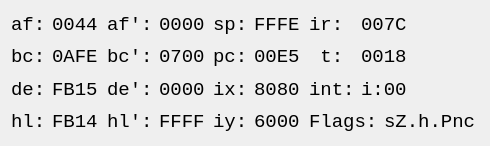
<?xml version="1.0" encoding="UTF-8"?>
<ui version="4.0">
 <class>RegistersWidget</class>
 <widget class="QWidget" name="RegistersWidget">
  <property name="geometry">
   <rect>
    <x>0</x>
    <y>0</y>
    <width>490</width>
    <height>146</height>
   </rect>
  </property>
  <property name="minimumSize">
   <size>
    <width>480</width>
    <height>146</height>
   </size>
  </property>
  <property name="font">
   <font>
    <family>Consolas</family>
    <pointsize>14</pointsize>
   </font>
  </property>
  <property name="windowTitle">
   <string>Form</string>
  </property>
  <layout class="QVBoxLayout" name="verticalLayout_2">
   <item>
    <layout class="QHBoxLayout" name="horizontalLayout">
     <item>
      <layout class="QVBoxLayout" name="verticalLayout">
       <item>
        <layout class="QHBoxLayout" name="horizontalLayout_2">
         <item>
          <widget class="QLabel" name="label_18">
           <property name="text">
            <string>af:</string>
           </property>
          </widget>
         </item>
         <item>
          <widget class="QLabel" name="valAF">
           <property name="text">
            <string>0044</string>
           </property>
          </widget>
         </item>
         <item>
          <spacer name="horizontalSpacer_7">
           <property name="orientation">
            <enum>Qt::Horizontal</enum>
           </property>
           <property name="sizeHint" stdset="0">
            <size>
             <width>40</width>
             <height>20</height>
            </size>
           </property>
          </spacer>
         </item>
        </layout>
       </item>
       <item>
        <layout class="QHBoxLayout" name="horizontalLayout_7">
         <item>
          <widget class="QLabel" name="label_20">
           <property name="text">
            <string>bc:</string>
           </property>
          </widget>
         </item>
         <item>
          <widget class="QLabel" name="valBC">
           <property name="text">
            <string>0AFE</string>
           </property>
          </widget>
         </item>
         <item>
          <spacer name="horizontalSpacer_8">
           <property name="orientation">
            <enum>Qt::Horizontal</enum>
           </property>
           <property name="sizeHint" stdset="0">
            <size>
             <width>40</width>
             <height>20</height>
            </size>
           </property>
          </spacer>
         </item>
        </layout>
       </item>
       <item>
        <layout class="QHBoxLayout" name="horizontalLayout_8">
         <item>
          <widget class="QLabel" name="label_34">
           <property name="text">
            <string>de:</string>
           </property>
          </widget>
         </item>
         <item>
          <widget class="QLabel" name="valDE">
           <property name="text">
            <string>FB15</string>
           </property>
          </widget>
         </item>
         <item>
          <spacer name="horizontalSpacer_9">
           <property name="orientation">
            <enum>Qt::Horizontal</enum>
           </property>
           <property name="sizeHint" stdset="0">
            <size>
             <width>40</width>
             <height>20</height>
            </size>
           </property>
          </spacer>
         </item>
        </layout>
       </item>
       <item>
        <layout class="QHBoxLayout" name="horizontalLayout_9">
         <item>
          <widget class="QLabel" name="label_36">
           <property name="text">
            <string>hl:</string>
           </property>
          </widget>
         </item>
         <item>
          <widget class="QLabel" name="valHL">
           <property name="text">
            <string>FB14</string>
           </property>
          </widget>
         </item>
         <item>
          <spacer name="horizontalSpacer_10">
           <property name="orientation">
            <enum>Qt::Horizontal</enum>
           </property>
           <property name="sizeHint" stdset="0">
            <size>
             <width>40</width>
             <height>20</height>
            </size>
           </property>
          </spacer>
         </item>
        </layout>
       </item>
      </layout>
     </item>
     <item>
      <layout class="QVBoxLayout" name="verticalLayout_3">
       <item>
        <layout class="QHBoxLayout" name="horizontalLayout_10">
         <item>
          <widget class="QLabel" name="label_21">
           <property name="text">
            <string>af':</string>
           </property>
          </widget>
         </item>
         <item>
          <widget class="QLabel" name="valAF1">
           <property name="text">
            <string>0000</string>
           </property>
          </widget>
         </item>
         <item>
          <spacer name="horizontalSpacer_11">
           <property name="orientation">
            <enum>Qt::Horizontal</enum>
           </property>
           <property name="sizeHint" stdset="0">
            <size>
             <width>40</width>
             <height>20</height>
            </size>
           </property>
          </spacer>
         </item>
        </layout>
       </item>
       <item>
        <layout class="QHBoxLayout" name="horizontalLayout_11">
         <item>
          <widget class="QLabel" name="label_23">
           <property name="text">
            <string>bc':</string>
           </property>
          </widget>
         </item>
         <item>
          <widget class="QLabel" name="valBC1">
           <property name="text">
            <string>0700</string>
           </property>
          </widget>
         </item>
         <item>
          <spacer name="horizontalSpacer_12">
           <property name="orientation">
            <enum>Qt::Horizontal</enum>
           </property>
           <property name="sizeHint" stdset="0">
            <size>
             <width>40</width>
             <height>20</height>
            </size>
           </property>
          </spacer>
         </item>
        </layout>
       </item>
       <item>
        <layout class="QHBoxLayout" name="horizontalLayout_12">
         <item>
          <widget class="QLabel" name="label_38">
           <property name="text">
            <string>de':</string>
           </property>
          </widget>
         </item>
         <item>
          <widget class="QLabel" name="valDE1">
           <property name="text">
            <string>0000</string>
           </property>
          </widget>
         </item>
         <item>
          <spacer name="horizontalSpacer_13">
           <property name="orientation">
            <enum>Qt::Horizontal</enum>
           </property>
           <property name="sizeHint" stdset="0">
            <size>
             <width>40</width>
             <height>20</height>
            </size>
           </property>
          </spacer>
         </item>
        </layout>
       </item>
       <item>
        <layout class="QHBoxLayout" name="horizontalLayout_13">
         <item>
          <widget class="QLabel" name="label_40">
           <property name="text">
            <string>hl':</string>
           </property>
          </widget>
         </item>
         <item>
          <widget class="QLabel" name="valHL1">
           <property name="text">
            <string>FFFF</string>
           </property>
          </widget>
         </item>
         <item>
          <spacer name="horizontalSpacer_14">
           <property name="orientation">
            <enum>Qt::Horizontal</enum>
           </property>
           <property name="sizeHint" stdset="0">
            <size>
             <width>40</width>
             <height>20</height>
            </size>
           </property>
          </spacer>
         </item>
        </layout>
       </item>
      </layout>
     </item>
     <item>
      <layout class="QVBoxLayout" name="verticalLayout_4">
       <item>
        <layout class="QHBoxLayout" name="horizontalLayout_14">
         <item>
          <widget class="QLabel" name="label_25">
           <property name="text">
            <string>sp:</string>
           </property>
          </widget>
         </item>
         <item>
          <widget class="QLabel" name="valSP">
           <property name="text">
            <string>FFFE</string>
           </property>
          </widget>
         </item>
         <item>
          <spacer name="horizontalSpacer_15">
           <property name="orientation">
            <enum>Qt::Horizontal</enum>
           </property>
           <property name="sizeHint" stdset="0">
            <size>
             <width>40</width>
             <height>20</height>
            </size>
           </property>
          </spacer>
         </item>
        </layout>
       </item>
       <item>
        <layout class="QHBoxLayout" name="horizontalLayout_15">
         <item>
          <widget class="QLabel" name="label_28">
           <property name="text">
            <string>pc:</string>
           </property>
          </widget>
         </item>
         <item>
          <widget class="QLabel" name="valPC">
           <property name="text">
            <string>00E5</string>
           </property>
          </widget>
         </item>
         <item>
          <spacer name="horizontalSpacer_16">
           <property name="orientation">
            <enum>Qt::Horizontal</enum>
           </property>
           <property name="sizeHint" stdset="0">
            <size>
             <width>40</width>
             <height>20</height>
            </size>
           </property>
          </spacer>
         </item>
        </layout>
       </item>
       <item>
        <layout class="QHBoxLayout" name="horizontalLayout_16">
         <item>
          <widget class="QLabel" name="label_42">
           <property name="text">
            <string>ix:</string>
           </property>
          </widget>
         </item>
         <item>
          <widget class="QLabel" name="valIX">
           <property name="text">
            <string>8080</string>
           </property>
          </widget>
         </item>
         <item>
          <spacer name="horizontalSpacer_17">
           <property name="orientation">
            <enum>Qt::Horizontal</enum>
           </property>
           <property name="sizeHint" stdset="0">
            <size>
             <width>40</width>
             <height>20</height>
            </size>
           </property>
          </spacer>
         </item>
        </layout>
       </item>
       <item>
        <layout class="QHBoxLayout" name="horizontalLayout_17">
         <item>
          <widget class="QLabel" name="label_44">
           <property name="text">
            <string>iy:</string>
           </property>
          </widget>
         </item>
         <item>
          <widget class="QLabel" name="valIY">
           <property name="text">
            <string>6000</string>
           </property>
          </widget>
         </item>
         <item>
          <spacer name="horizontalSpacer_18">
           <property name="orientation">
            <enum>Qt::Horizontal</enum>
           </property>
           <property name="sizeHint" stdset="0">
            <size>
             <width>40</width>
             <height>20</height>
            </size>
           </property>
          </spacer>
         </item>
        </layout>
       </item>
      </layout>
     </item>
     <item>
      <layout class="QVBoxLayout" name="verticalLayout_5">
       <item>
        <layout class="QHBoxLayout" name="horizontalLayout_18">
         <item>
          <widget class="QLabel" name="label_30">
           <property name="text">
            <string>ir: </string>
           </property>
          </widget>
         </item>
         <item>
          <widget class="QLabel" name="valIR">
           <property name="text">
            <string>007C</string>
           </property>
          </widget>
         </item>
         <item>
          <spacer name="horizontalSpacer_19">
           <property name="orientation">
            <enum>Qt::Horizontal</enum>
           </property>
           <property name="sizeHint" stdset="0">
            <size>
             <width>40</width>
             <height>20</height>
            </size>
           </property>
          </spacer>
         </item>
        </layout>
       </item>
       <item>
        <layout class="QHBoxLayout" name="horizontalLayout_19">
         <item>
          <widget class="QLabel" name="label_32">
           <property name="text">
            <string> t: </string>
           </property>
          </widget>
         </item>
         <item>
          <widget class="QLabel" name="valT">
           <property name="text">
            <string>0018</string>
           </property>
          </widget>
         </item>
         <item>
          <spacer name="horizontalSpacer_20">
           <property name="orientation">
            <enum>Qt::Horizontal</enum>
           </property>
           <property name="sizeHint" stdset="0">
            <size>
             <width>40</width>
             <height>20</height>
            </size>
           </property>
          </spacer>
         </item>
        </layout>
       </item>
       <item>
        <layout class="QHBoxLayout" name="horizontalLayout_20">
         <item>
          <widget class="QLabel" name="label_46">
           <property name="text">
            <string>int:</string>
           </property>
          </widget>
         </item>
         <item>
          <widget class="QLabel" name="valINT">
           <property name="text">
            <string>i:00</string>
           </property>
          </widget>
         </item>
         <item>
          <spacer name="horizontalSpacer_21">
           <property name="orientation">
            <enum>Qt::Horizontal</enum>
           </property>
           <property name="sizeHint" stdset="0">
            <size>
             <width>40</width>
             <height>20</height>
            </size>
           </property>
          </spacer>
         </item>
        </layout>
       </item>
       <item>
        <layout class="QHBoxLayout" name="horizontalLayout_21">
         <item>
          <widget class="QLabel" name="label_48">
           <property name="text">
            <string>Flags:</string>
           </property>
          </widget>
         </item>
         <item>
          <widget class="QLabel" name="valFlags">
           <property name="text">
            <string>sZ.h.Pnc</string>
           </property>
          </widget>
         </item>
         <item>
          <spacer name="horizontalSpacer_22">
           <property name="orientation">
            <enum>Qt::Horizontal</enum>
           </property>
           <property name="sizeHint" stdset="0">
            <size>
             <width>40</width>
             <height>20</height>
            </size>
           </property>
          </spacer>
         </item>
        </layout>
       </item>
      </layout>
     </item>
    </layout>
   </item>
  </layout>
 </widget>
 <resources/>
 <connections/>
</ui>
